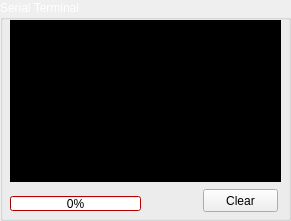
   <widget class="QGroupBox" name="groupBox_2">
    <property name="geometry">
     <rect>
      <x>30</x>
      <y>10</y>
      <width>291</width>
      <height>221</height>
     </rect>
    </property>
    <property name="palette">
     <palette>
      <active>
       <colorrole role="WindowText">
        <brush brushstyle="SolidPattern">
         <color alpha="255">
          <red>255</red>
          <green>255</green>
          <blue>255</blue>
         </color>
        </brush>
       </colorrole>
      </active>
      <inactive>
       <colorrole role="WindowText">
        <brush brushstyle="SolidPattern">
         <color alpha="255">
          <red>255</red>
          <green>255</green>
          <blue>255</blue>
         </color>
        </brush>
       </colorrole>
      </inactive>
      <disabled>
       <colorrole role="WindowText">
        <brush brushstyle="SolidPattern">
         <color alpha="255">
          <red>0</red>
          <green>85</green>
          <blue>127</blue>
         </color>
        </brush>
       </colorrole>
      </disabled>
     </palette>
    </property>
    <property name="title">
     <string>Serial Terminal</string>
    </property>
    <widget class="QTextEdit" name="textEdit_LogMessage">
     <property name="geometry">
      <rect>
       <x>10</x>
       <y>20</y>
       <width>271</width>
       <height>162</height>
      </rect>
     </property>
     <property name="palette">
      <palette>
       <active>
        <colorrole role="WindowText">
         <brush brushstyle="SolidPattern">
          <color alpha="255">
           <red>255</red>
           <green>255</green>
           <blue>255</blue>
          </color>
         </brush>
        </colorrole>
        <colorrole role="Button">
         <brush brushstyle="SolidPattern">
          <color alpha="255">
           <red>0</red>
           <green>0</green>
           <blue>0</blue>
          </color>
         </brush>
        </colorrole>
        <colorrole role="Light">
         <brush brushstyle="SolidPattern">
          <color alpha="255">
           <red>0</red>
           <green>0</green>
           <blue>0</blue>
          </color>
         </brush>
        </colorrole>
        <colorrole role="Midlight">
         <brush brushstyle="SolidPattern">
          <color alpha="255">
           <red>0</red>
           <green>0</green>
           <blue>0</blue>
          </color>
         </brush>
        </colorrole>
        <colorrole role="Dark">
         <brush brushstyle="SolidPattern">
          <color alpha="255">
           <red>0</red>
           <green>0</green>
           <blue>0</blue>
          </color>
         </brush>
        </colorrole>
        <colorrole role="Mid">
         <brush brushstyle="SolidPattern">
          <color alpha="255">
           <red>0</red>
           <green>0</green>
           <blue>0</blue>
          </color>
         </brush>
        </colorrole>
        <colorrole role="Text">
         <brush brushstyle="SolidPattern">
          <color alpha="255">
           <red>0</red>
           <green>255</green>
           <blue>0</blue>
          </color>
         </brush>
        </colorrole>
        <colorrole role="BrightText">
         <brush brushstyle="SolidPattern">
          <color alpha="255">
           <red>255</red>
           <green>255</green>
           <blue>255</blue>
          </color>
         </brush>
        </colorrole>
        <colorrole role="ButtonText">
         <brush brushstyle="SolidPattern">
          <color alpha="255">
           <red>255</red>
           <green>255</green>
           <blue>255</blue>
          </color>
         </brush>
        </colorrole>
        <colorrole role="Base">
         <brush brushstyle="SolidPattern">
          <color alpha="255">
           <red>0</red>
           <green>0</green>
           <blue>0</blue>
          </color>
         </brush>
        </colorrole>
        <colorrole role="Window">
         <brush brushstyle="SolidPattern">
          <color alpha="255">
           <red>0</red>
           <green>0</green>
           <blue>0</blue>
          </color>
         </brush>
        </colorrole>
        <colorrole role="Shadow">
         <brush brushstyle="SolidPattern">
          <color alpha="255">
           <red>0</red>
           <green>0</green>
           <blue>0</blue>
          </color>
         </brush>
        </colorrole>
        <colorrole role="AlternateBase">
         <brush brushstyle="SolidPattern">
          <color alpha="255">
           <red>0</red>
           <green>0</green>
           <blue>0</blue>
          </color>
         </brush>
        </colorrole>
        <colorrole role="ToolTipBase">
         <brush brushstyle="SolidPattern">
          <color alpha="255">
           <red>255</red>
           <green>255</green>
           <blue>220</blue>
          </color>
         </brush>
        </colorrole>
        <colorrole role="ToolTipText">
         <brush brushstyle="SolidPattern">
          <color alpha="255">
           <red>0</red>
           <green>0</green>
           <blue>0</blue>
          </color>
         </brush>
        </colorrole>
       </active>
       <inactive>
        <colorrole role="WindowText">
         <brush brushstyle="SolidPattern">
          <color alpha="255">
           <red>255</red>
           <green>255</green>
           <blue>255</blue>
          </color>
         </brush>
        </colorrole>
        <colorrole role="Button">
         <brush brushstyle="SolidPattern">
          <color alpha="255">
           <red>0</red>
           <green>0</green>
           <blue>0</blue>
          </color>
         </brush>
        </colorrole>
        <colorrole role="Light">
         <brush brushstyle="SolidPattern">
          <color alpha="255">
           <red>0</red>
           <green>0</green>
           <blue>0</blue>
          </color>
         </brush>
        </colorrole>
        <colorrole role="Midlight">
         <brush brushstyle="SolidPattern">
          <color alpha="255">
           <red>0</red>
           <green>0</green>
           <blue>0</blue>
          </color>
         </brush>
        </colorrole>
        <colorrole role="Dark">
         <brush brushstyle="SolidPattern">
          <color alpha="255">
           <red>0</red>
           <green>0</green>
           <blue>0</blue>
          </color>
         </brush>
        </colorrole>
        <colorrole role="Mid">
         <brush brushstyle="SolidPattern">
          <color alpha="255">
           <red>0</red>
           <green>0</green>
           <blue>0</blue>
          </color>
         </brush>
        </colorrole>
        <colorrole role="Text">
         <brush brushstyle="SolidPattern">
          <color alpha="255">
           <red>0</red>
           <green>255</green>
           <blue>0</blue>
          </color>
         </brush>
        </colorrole>
        <colorrole role="BrightText">
         <brush brushstyle="SolidPattern">
          <color alpha="255">
           <red>255</red>
           <green>255</green>
           <blue>255</blue>
          </color>
         </brush>
        </colorrole>
        <colorrole role="ButtonText">
         <brush brushstyle="SolidPattern">
          <color alpha="255">
           <red>255</red>
           <green>255</green>
           <blue>255</blue>
          </color>
         </brush>
        </colorrole>
        <colorrole role="Base">
         <brush brushstyle="SolidPattern">
          <color alpha="255">
           <red>0</red>
           <green>0</green>
           <blue>0</blue>
          </color>
         </brush>
        </colorrole>
        <colorrole role="Window">
         <brush brushstyle="SolidPattern">
          <color alpha="255">
           <red>0</red>
           <green>0</green>
           <blue>0</blue>
          </color>
         </brush>
        </colorrole>
        <colorrole role="Shadow">
         <brush brushstyle="SolidPattern">
          <color alpha="255">
           <red>0</red>
           <green>0</green>
           <blue>0</blue>
          </color>
         </brush>
        </colorrole>
        <colorrole role="AlternateBase">
         <brush brushstyle="SolidPattern">
          <color alpha="255">
           <red>0</red>
           <green>0</green>
           <blue>0</blue>
          </color>
         </brush>
        </colorrole>
        <colorrole role="ToolTipBase">
         <brush brushstyle="SolidPattern">
          <color alpha="255">
           <red>255</red>
           <green>255</green>
           <blue>220</blue>
          </color>
         </brush>
        </colorrole>
        <colorrole role="ToolTipText">
         <brush brushstyle="SolidPattern">
          <color alpha="255">
           <red>0</red>
           <green>0</green>
           <blue>0</blue>
          </color>
         </brush>
        </colorrole>
       </inactive>
       <disabled>
        <colorrole role="WindowText">
         <brush brushstyle="SolidPattern">
          <color alpha="255">
           <red>0</red>
           <green>0</green>
           <blue>0</blue>
          </color>
         </brush>
        </colorrole>
        <colorrole role="Button">
         <brush brushstyle="SolidPattern">
          <color alpha="255">
           <red>0</red>
           <green>0</green>
           <blue>0</blue>
          </color>
         </brush>
        </colorrole>
        <colorrole role="Light">
         <brush brushstyle="SolidPattern">
          <color alpha="255">
           <red>0</red>
           <green>0</green>
           <blue>0</blue>
          </color>
         </brush>
        </colorrole>
        <colorrole role="Midlight">
         <brush brushstyle="SolidPattern">
          <color alpha="255">
           <red>0</red>
           <green>0</green>
           <blue>0</blue>
          </color>
         </brush>
        </colorrole>
        <colorrole role="Dark">
         <brush brushstyle="SolidPattern">
          <color alpha="255">
           <red>0</red>
           <green>0</green>
           <blue>0</blue>
          </color>
         </brush>
        </colorrole>
        <colorrole role="Mid">
         <brush brushstyle="SolidPattern">
          <color alpha="255">
           <red>0</red>
           <green>0</green>
           <blue>0</blue>
          </color>
         </brush>
        </colorrole>
        <colorrole role="Text">
         <brush brushstyle="SolidPattern">
          <color alpha="255">
           <red>0</red>
           <green>0</green>
           <blue>0</blue>
          </color>
         </brush>
        </colorrole>
        <colorrole role="BrightText">
         <brush brushstyle="SolidPattern">
          <color alpha="255">
           <red>255</red>
           <green>255</green>
           <blue>255</blue>
          </color>
         </brush>
        </colorrole>
        <colorrole role="ButtonText">
         <brush brushstyle="SolidPattern">
          <color alpha="255">
           <red>0</red>
           <green>0</green>
           <blue>0</blue>
          </color>
         </brush>
        </colorrole>
        <colorrole role="Base">
         <brush brushstyle="SolidPattern">
          <color alpha="255">
           <red>0</red>
           <green>0</green>
           <blue>0</blue>
          </color>
         </brush>
        </colorrole>
        <colorrole role="Window">
         <brush brushstyle="SolidPattern">
          <color alpha="255">
           <red>0</red>
           <green>0</green>
           <blue>0</blue>
          </color>
         </brush>
        </colorrole>
        <colorrole role="Shadow">
         <brush brushstyle="SolidPattern">
          <color alpha="255">
           <red>0</red>
           <green>0</green>
           <blue>0</blue>
          </color>
         </brush>
        </colorrole>
        <colorrole role="AlternateBase">
         <brush brushstyle="SolidPattern">
          <color alpha="255">
           <red>0</red>
           <green>0</green>
           <blue>0</blue>
          </color>
         </brush>
        </colorrole>
        <colorrole role="ToolTipBase">
         <brush brushstyle="SolidPattern">
          <color alpha="255">
           <red>255</red>
           <green>255</green>
           <blue>220</blue>
          </color>
         </brush>
        </colorrole>
        <colorrole role="ToolTipText">
         <brush brushstyle="SolidPattern">
          <color alpha="255">
           <red>0</red>
           <green>0</green>
           <blue>0</blue>
          </color>
         </brush>
        </colorrole>
       </disabled>
      </palette>
     </property>
     <property name="font">
      <font>
       <pointsize>9</pointsize>
      </font>
     </property>
    </widget>
    <widget class="QProgressBar" name="progressBar">
     <property name="geometry">
      <rect>
       <x>10</x>
       <y>196</y>
       <width>131</width>
       <height>15</height>
      </rect>
     </property>
     <property name="palette">
      <palette>
       <active>
        <colorrole role="WindowText">
         <brush brushstyle="SolidPattern">
          <color alpha="255">
           <red>0</red>
           <green>0</green>
           <blue>0</blue>
          </color>
         </brush>
        </colorrole>
        <colorrole role="Button">
         <brush brushstyle="SolidPattern">
          <color alpha="255">
           <red>255</red>
           <green>0</green>
           <blue>0</blue>
          </color>
         </brush>
        </colorrole>
        <colorrole role="Light">
         <brush brushstyle="SolidPattern">
          <color alpha="255">
           <red>255</red>
           <green>127</green>
           <blue>127</blue>
          </color>
         </brush>
        </colorrole>
        <colorrole role="Midlight">
         <brush brushstyle="SolidPattern">
          <color alpha="255">
           <red>255</red>
           <green>63</green>
           <blue>63</blue>
          </color>
         </brush>
        </colorrole>
        <colorrole role="Dark">
         <brush brushstyle="SolidPattern">
          <color alpha="255">
           <red>127</red>
           <green>0</green>
           <blue>0</blue>
          </color>
         </brush>
        </colorrole>
        <colorrole role="Mid">
         <brush brushstyle="SolidPattern">
          <color alpha="255">
           <red>170</red>
           <green>0</green>
           <blue>0</blue>
          </color>
         </brush>
        </colorrole>
        <colorrole role="Text">
         <brush brushstyle="SolidPattern">
          <color alpha="255">
           <red>0</red>
           <green>0</green>
           <blue>0</blue>
          </color>
         </brush>
        </colorrole>
        <colorrole role="BrightText">
         <brush brushstyle="SolidPattern">
          <color alpha="255">
           <red>255</red>
           <green>255</green>
           <blue>255</blue>
          </color>
         </brush>
        </colorrole>
        <colorrole role="ButtonText">
         <brush brushstyle="SolidPattern">
          <color alpha="255">
           <red>0</red>
           <green>0</green>
           <blue>0</blue>
          </color>
         </brush>
        </colorrole>
        <colorrole role="Base">
         <brush brushstyle="SolidPattern">
          <color alpha="255">
           <red>255</red>
           <green>255</green>
           <blue>255</blue>
          </color>
         </brush>
        </colorrole>
        <colorrole role="Window">
         <brush brushstyle="SolidPattern">
          <color alpha="255">
           <red>255</red>
           <green>0</green>
           <blue>0</blue>
          </color>
         </brush>
        </colorrole>
        <colorrole role="Shadow">
         <brush brushstyle="SolidPattern">
          <color alpha="255">
           <red>0</red>
           <green>0</green>
           <blue>0</blue>
          </color>
         </brush>
        </colorrole>
        <colorrole role="AlternateBase">
         <brush brushstyle="SolidPattern">
          <color alpha="255">
           <red>255</red>
           <green>127</green>
           <blue>127</blue>
          </color>
         </brush>
        </colorrole>
        <colorrole role="ToolTipBase">
         <brush brushstyle="SolidPattern">
          <color alpha="255">
           <red>255</red>
           <green>255</green>
           <blue>220</blue>
          </color>
         </brush>
        </colorrole>
        <colorrole role="ToolTipText">
         <brush brushstyle="SolidPattern">
          <color alpha="255">
           <red>0</red>
           <green>0</green>
           <blue>0</blue>
          </color>
         </brush>
        </colorrole>
       </active>
       <inactive>
        <colorrole role="WindowText">
         <brush brushstyle="SolidPattern">
          <color alpha="255">
           <red>0</red>
           <green>0</green>
           <blue>0</blue>
          </color>
         </brush>
        </colorrole>
        <colorrole role="Button">
         <brush brushstyle="SolidPattern">
          <color alpha="255">
           <red>255</red>
           <green>0</green>
           <blue>0</blue>
          </color>
         </brush>
        </colorrole>
        <colorrole role="Light">
         <brush brushstyle="SolidPattern">
          <color alpha="255">
           <red>255</red>
           <green>127</green>
           <blue>127</blue>
          </color>
         </brush>
        </colorrole>
        <colorrole role="Midlight">
         <brush brushstyle="SolidPattern">
          <color alpha="255">
           <red>255</red>
           <green>63</green>
           <blue>63</blue>
          </color>
         </brush>
        </colorrole>
        <colorrole role="Dark">
         <brush brushstyle="SolidPattern">
          <color alpha="255">
           <red>127</red>
           <green>0</green>
           <blue>0</blue>
          </color>
         </brush>
        </colorrole>
        <colorrole role="Mid">
         <brush brushstyle="SolidPattern">
          <color alpha="255">
           <red>170</red>
           <green>0</green>
           <blue>0</blue>
          </color>
         </brush>
        </colorrole>
        <colorrole role="Text">
         <brush brushstyle="SolidPattern">
          <color alpha="255">
           <red>0</red>
           <green>0</green>
           <blue>0</blue>
          </color>
         </brush>
        </colorrole>
        <colorrole role="BrightText">
         <brush brushstyle="SolidPattern">
          <color alpha="255">
           <red>255</red>
           <green>255</green>
           <blue>255</blue>
          </color>
         </brush>
        </colorrole>
        <colorrole role="ButtonText">
         <brush brushstyle="SolidPattern">
          <color alpha="255">
           <red>0</red>
           <green>0</green>
           <blue>0</blue>
          </color>
         </brush>
        </colorrole>
        <colorrole role="Base">
         <brush brushstyle="SolidPattern">
          <color alpha="255">
           <red>255</red>
           <green>255</green>
           <blue>255</blue>
          </color>
         </brush>
        </colorrole>
        <colorrole role="Window">
         <brush brushstyle="SolidPattern">
          <color alpha="255">
           <red>255</red>
           <green>0</green>
           <blue>0</blue>
          </color>
         </brush>
        </colorrole>
        <colorrole role="Shadow">
         <brush brushstyle="SolidPattern">
          <color alpha="255">
           <red>0</red>
           <green>0</green>
           <blue>0</blue>
          </color>
         </brush>
        </colorrole>
        <colorrole role="AlternateBase">
         <brush brushstyle="SolidPattern">
          <color alpha="255">
           <red>255</red>
           <green>127</green>
           <blue>127</blue>
          </color>
         </brush>
        </colorrole>
        <colorrole role="ToolTipBase">
         <brush brushstyle="SolidPattern">
          <color alpha="255">
           <red>255</red>
           <green>255</green>
           <blue>220</blue>
          </color>
         </brush>
        </colorrole>
        <colorrole role="ToolTipText">
         <brush brushstyle="SolidPattern">
          <color alpha="255">
           <red>0</red>
           <green>0</green>
           <blue>0</blue>
          </color>
         </brush>
        </colorrole>
       </inactive>
       <disabled>
        <colorrole role="WindowText">
         <brush brushstyle="SolidPattern">
          <color alpha="255">
           <red>127</red>
           <green>0</green>
           <blue>0</blue>
          </color>
         </brush>
        </colorrole>
        <colorrole role="Button">
         <brush brushstyle="SolidPattern">
          <color alpha="255">
           <red>255</red>
           <green>0</green>
           <blue>0</blue>
          </color>
         </brush>
        </colorrole>
        <colorrole role="Light">
         <brush brushstyle="SolidPattern">
          <color alpha="255">
           <red>255</red>
           <green>127</green>
           <blue>127</blue>
          </color>
         </brush>
        </colorrole>
        <colorrole role="Midlight">
         <brush brushstyle="SolidPattern">
          <color alpha="255">
           <red>255</red>
           <green>63</green>
           <blue>63</blue>
          </color>
         </brush>
        </colorrole>
        <colorrole role="Dark">
         <brush brushstyle="SolidPattern">
          <color alpha="255">
           <red>127</red>
           <green>0</green>
           <blue>0</blue>
          </color>
         </brush>
        </colorrole>
        <colorrole role="Mid">
         <brush brushstyle="SolidPattern">
          <color alpha="255">
           <red>170</red>
           <green>0</green>
           <blue>0</blue>
          </color>
         </brush>
        </colorrole>
        <colorrole role="Text">
         <brush brushstyle="SolidPattern">
          <color alpha="255">
           <red>127</red>
           <green>0</green>
           <blue>0</blue>
          </color>
         </brush>
        </colorrole>
        <colorrole role="BrightText">
         <brush brushstyle="SolidPattern">
          <color alpha="255">
           <red>255</red>
           <green>255</green>
           <blue>255</blue>
          </color>
         </brush>
        </colorrole>
        <colorrole role="ButtonText">
         <brush brushstyle="SolidPattern">
          <color alpha="255">
           <red>127</red>
           <green>0</green>
           <blue>0</blue>
          </color>
         </brush>
        </colorrole>
        <colorrole role="Base">
         <brush brushstyle="SolidPattern">
          <color alpha="255">
           <red>255</red>
           <green>0</green>
           <blue>0</blue>
          </color>
         </brush>
        </colorrole>
        <colorrole role="Window">
         <brush brushstyle="SolidPattern">
          <color alpha="255">
           <red>255</red>
           <green>0</green>
           <blue>0</blue>
          </color>
         </brush>
        </colorrole>
        <colorrole role="Shadow">
         <brush brushstyle="SolidPattern">
          <color alpha="255">
           <red>0</red>
           <green>0</green>
           <blue>0</blue>
          </color>
         </brush>
        </colorrole>
        <colorrole role="AlternateBase">
         <brush brushstyle="SolidPattern">
          <color alpha="255">
           <red>255</red>
           <green>0</green>
           <blue>0</blue>
          </color>
         </brush>
        </colorrole>
        <colorrole role="ToolTipBase">
         <brush brushstyle="SolidPattern">
          <color alpha="255">
           <red>255</red>
           <green>255</green>
           <blue>220</blue>
          </color>
         </brush>
        </colorrole>
        <colorrole role="ToolTipText">
         <brush brushstyle="SolidPattern">
          <color alpha="255">
           <red>0</red>
           <green>0</green>
           <blue>0</blue>
          </color>
         </brush>
        </colorrole>
       </disabled>
      </palette>
     </property>
     <property name="styleSheet">
      <string notr="true"/>
     </property>
     <property name="value">
      <number>0</number>
     </property>
    </widget>
    <widget class="QPushButton" name="pushButton_Clear">
     <property name="geometry">
      <rect>
       <x>203</x>
       <y>189</y>
       <width>75</width>
       <height>23</height>
      </rect>
     </property>
     <property name="text">
      <string>Clear</string>
     </property>
    </widget>
   </widget>
